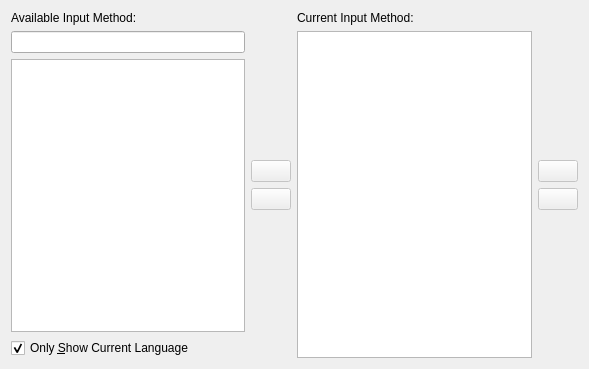
<?xml version="1.0" encoding="UTF-8"?>
<ui version="4.0">
 <class>FcitxIMPage</class>
 <widget class="QWidget" name="FcitxIMPage">
  <property name="geometry">
   <rect>
    <x>0</x>
    <y>0</y>
    <width>589</width>
    <height>369</height>
   </rect>
  </property>
  <property name="windowTitle">
   <string>Form</string>
  </property>
  <layout class="QHBoxLayout" name="horizontalLayout">
   <item>
    <layout class="QVBoxLayout" name="verticalLayout">
     <item>
      <widget class="QLabel" name="label">
       <property name="text">
        <string>Available Input Method:</string>
       </property>
      </widget>
     </item>
     <item>
      <widget class="KLineEdit" name="filterTextEdit"/>
     </item>
     <item>
      <widget class="KCategorizedView" name="availIMView"/>
     </item>
     <item>
      <widget class="QCheckBox" name="onlyCurrentLanguageCheckBox">
       <property name="text">
        <string>Only &amp;Show Current Language</string>
       </property>
       <property name="checked">
        <bool>true</bool>
       </property>
       <property name="tristate">
        <bool>false</bool>
       </property>
      </widget>
     </item>
    </layout>
   </item>
   <item>
    <layout class="QVBoxLayout" name="verticalLayout_3">
     <item>
      <spacer name="verticalSpacer">
       <property name="orientation">
        <enum>Qt::Vertical</enum>
       </property>
       <property name="sizeHint" stdset="0">
        <size>
         <width>20</width>
         <height>40</height>
        </size>
       </property>
      </spacer>
     </item>
     <item>
      <widget class="KPushButton" name="addIMButton">
       <property name="enabled">
        <bool>false</bool>
       </property>
      </widget>
     </item>
     <item>
      <widget class="KPushButton" name="removeIMButton">
       <property name="enabled">
        <bool>false</bool>
       </property>
      </widget>
     </item>
     <item>
      <spacer name="verticalSpacer_2">
       <property name="orientation">
        <enum>Qt::Vertical</enum>
       </property>
       <property name="sizeHint" stdset="0">
        <size>
         <width>20</width>
         <height>40</height>
        </size>
       </property>
      </spacer>
     </item>
    </layout>
   </item>
   <item>
    <layout class="QVBoxLayout" name="verticalLayout_2">
     <item>
      <widget class="QLabel" name="label_2">
       <property name="text">
        <string>Current Input Method:</string>
       </property>
      </widget>
     </item>
     <item>
      <widget class="QListView" name="currentIMView"/>
     </item>
    </layout>
   </item>
   <item>
    <layout class="QVBoxLayout" name="verticalLayout_4">
     <item>
      <spacer name="verticalSpacer_3">
       <property name="orientation">
        <enum>Qt::Vertical</enum>
       </property>
       <property name="sizeHint" stdset="0">
        <size>
         <width>20</width>
         <height>40</height>
        </size>
       </property>
      </spacer>
     </item>
     <item>
      <widget class="KPushButton" name="moveUpButton">
       <property name="enabled">
        <bool>false</bool>
       </property>
      </widget>
     </item>
     <item>
      <widget class="KPushButton" name="moveDownButton">
       <property name="enabled">
        <bool>false</bool>
       </property>
      </widget>
     </item>
     <item>
      <spacer name="verticalSpacer_4">
       <property name="orientation">
        <enum>Qt::Vertical</enum>
       </property>
       <property name="sizeHint" stdset="0">
        <size>
         <width>20</width>
         <height>40</height>
        </size>
       </property>
      </spacer>
     </item>
    </layout>
   </item>
  </layout>
 </widget>
 <customwidgets>
  <customwidget>
   <class>KCategorizedView</class>
   <extends>QListView</extends>
   <header>kcategorizedview.h</header>
  </customwidget>
  <customwidget>
   <class>KLineEdit</class>
   <extends>QLineEdit</extends>
   <header>klineedit.h</header>
  </customwidget>
  <customwidget>
   <class>KPushButton</class>
   <extends>QPushButton</extends>
   <header>kpushbutton.h</header>
  </customwidget>
 </customwidgets>
 <resources/>
 <connections/>
</ui>
